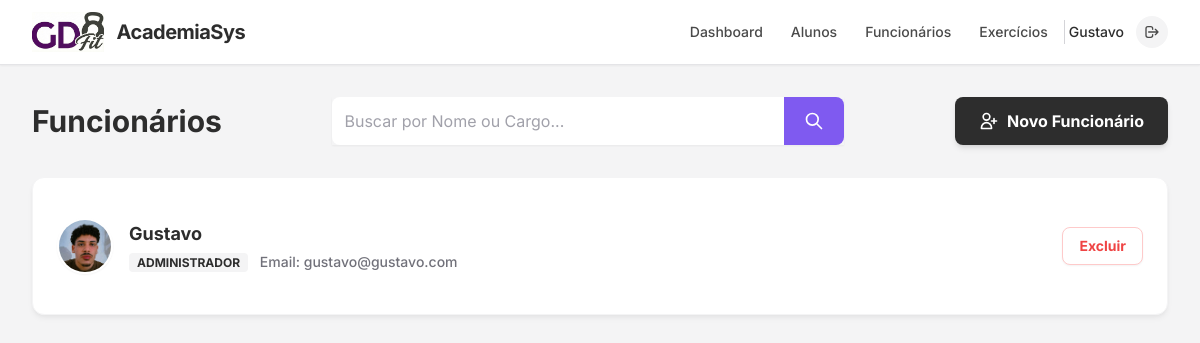
The app's page /funcionarios (signed in) with its own data.
### app.py (models this page shows, shortened)
class Funcionario(db.Model, UserMixin):
    __tablename__ = 'funcionarios'
    id = db.Column(db.Integer, primary_key=True)
    nome = db.Column(db.String(100), nullable=False)
    foto = db.Column(db.String(100), nullable=True, default='default.png')
    senha_hash = db.Column(db.String(200), nullable=True)
    cargo = db.Column(db.String(50), nullable=False)
    cref = db.Column(db.String(20), unique=True, nullable=True)
    endereco = db.Column(db.String(200), nullable=True)
    cidade = db.Column(db.String(100), nullable=True)
    estado = db.Column(db.String(2), nullable=True)
    cep = db.Column(db.String(9), nullable=True)
    telefone = db.Column(db.String(20), nullable=True)
    email = db.Column(db.String(100), unique=True, nullable=True)
    data_admissao = db.Column(db.String(10), nullable=True)
    treinos = db.relationship('Treino', back_populates='funcionario', lazy=True)
    @property
    def tipo_usuario(self):
        return 'Funcionario'

### app.py (the view)
@app.route('/funcionarios')
@login_required
def lista_funcionarios():
    if current_user.tipo_usuario != 'Funcionario':
        return redirect(url_for('index'))
    search = request.args.get('q')
    if search:
        funcionarios = Funcionario.query.filter(
            or_(Funcionario.nome.contains(search), Funcionario.cargo.contains(search))
        ).order_by(Funcionario.nome).all()
    else:
        funcionarios = Funcionario.query.order_by(Funcionario.nome).all()
    return render_template('lista_funcionarios.html', funcionarios=funcionarios)

### app.py (called while the page is built)
@login_manager.user_loader
def load_user(user_id):
    if user_id.startswith('func_'):
        id_real = int(user_id.split('_')[1])
        return Funcionario.query.get(id_real)
    elif user_id.startswith('aluno_'):
        id_real = int(user_id.split('_')[1])
        return Aluno.query.get(id_real)
    return None

### templates/lista_funcionarios.html (shortened to what this page needs)
{% extends 'base.html' %}
{% block content %}
<div class="max-w-6xl mx-auto">
    <div class="flex flex-col md:flex-row justify-between items-center mb-8 gap-4">
        <h1 class="text-3xl font-bold text-dark">Funcionários</h1>
        <div class="flex-grow max-w-lg w-full shadow-sm">
            <form action="{{ url_for('lista_funcionarios') }}" method="GET" class="flex">
                <input type="text" name="q" placeholder="Buscar por Nome ou Cargo..." class="w-full border-gray-200 rounded-l-lg p-3 focus:outline-none focus:ring-2 focus:ring-primary focus:border-transparent transition" value="{{ request.args.get('q', '') }}">
                <button type="submit" class="bg-primary text-white px-5 rounded-r-lg hover:bg-primary-hover transition-colors flex items-center justify-center">
                    <svg xmlns="http://www.w3.org/2000/svg" class="h-5 w-5" fill="none" viewBox="0 0 24 24" stroke="currentColor">
                        <path stroke-linecap="round" stroke-linejoin="round" stroke-width="2" d="M21 21l-6-6m2-5a7 7 0 11-14 0 7 7 0 0114 0z" />
                    </svg>
                </button>
            </form>
        </div>
        <a href="{{ url_for('novo_funcionario') }}" class="bg-dark text-white font-bold py-3 px-6 rounded-lg hover:bg-gray-700 transition-colors whitespace-nowrap shadow-md hover:shadow-lg flex items-center gap-2">
            <svg xmlns="http://www.w3.org/2000/svg" class="h-5 w-5" fill="none" viewBox="0 0 24 24" stroke="currentColor">
                <path stroke-linecap="round" stroke-linejoin="round" stroke-width="2" d="M18 9v3m0 0v3m0-3h3m-3 0h-3m-2-5a4 4 0 11-8 0 4 4 0 018 0zM3 20a6 6 0 0112 0v1H3v-1z" />
            </svg>
            Novo Funcionário
        </a>
    </div>
    <div class="bg-white p-6 shadow-card rounded-xl border border-gray-100">
        <ul class="divide-y divide-gray-100">
            {% for func in funcionarios %}
                <li class="py-4 flex items-center hover:bg-gray-50 transition rounded-lg px-2 -mx-2">
                    <img src="{{ url_for('static', filename='uploads/' + func.foto) }}" alt="Foto de {{ func.nome }}" class="w-14 h-14 rounded-full object-cover mr-4 border-2 border-white shadow-sm">
                    <div class="flex-grow">
                        <a href="{{ url_for('perfil_funcionario', funcionario_id=func.id) }}" class="group">
                            <p class="font-bold text-lg text-dark group-hover:text-primary transition">{{ func.nome }}</p>
                        </a>
                        <p class="text-sm text-gray-500 font-medium mt-1">
                            <span class="bg-gray-100 text-dark px-2 py-0.5 rounded text-xs uppercase font-bold mr-2">{{ func.cargo }}</span>
                            Email: {{ func.email or 'N/A' }}
                        </p>
                    </div>
                    <form action="{{ url_for('excluir_funcionario', funcionario_id=func.id) }}" method="post" class="ml-4" onsubmit="return confirm('Tem certeza?');">
                        <button type="submit" class="bg-white text-red-500 hover:bg-red-50 hover:text-red-700 border border-red-200 font-bold py-2 px-4 rounded-lg text-sm transition shadow-sm">
                            Excluir
                        </button>
                    </form>
                </li>
            {% endfor %}
        </ul>
    </div>
</div>
{% endblock %}

### templates/base.html (shortened to what this page needs)
<!DOCTYPE html>
<html lang="pt-br">
<head>
    <script src="https://cdn.tailwindcss.com"></script>
</head>
<body class="bg-gray-100 text-dark font-sans">
    {% if current_user.is_authenticated %}
    <nav class="bg-white border-b border-gray-200 shadow-sm sticky top-0 z-50">
        <div class="max-w-7xl mx-auto px-4 sm:px-6 lg:px-8">
            <div class="flex justify-between h-16">
                <div class="flex items-center">
                    <a href="{{ url_for('index') }}" class="flex items-center gap-3 hover:opacity-90 transition">
                        <img src="{{ url_for('static', filename='logo.png') }}" alt="Logo" class="h-10 w-auto object-contain">
                        <span class="font-bold text-xl tracking-tight text-dark">AcademiaSys</span>
                    </a>
                </div>
                <div class="flex items-center space-x-1">
                    {% if current_user.tipo_usuario == 'Funcionario' %}
                        <a href="{{ url_for('index') }}" class="px-3 py-2 rounded-md text-sm font-medium text-dark-light hover:text-primary hover:bg-primary-light transition">Dashboard</a>
                        <a href="{{ url_for('lista_alunos') }}" class="px-3 py-2 rounded-md text-sm font-medium text-dark-light hover:text-primary hover:bg-primary-light transition">Alunos</a>
                        <a href="{{ url_for('lista_funcionarios') }}" class="px-3 py-2 rounded-md text-sm font-medium text-dark-light hover:text-primary hover:bg-primary-light transition">Funcionários</a>
                        <a href="{{ url_for('lista_exercicios') }}" class="px-3 py-2 rounded-md text-sm font-medium text-dark-light hover:text-primary hover:bg-primary-light transition">Exercícios</a>
                    {% endif %}
                    <div class="flex items-center gap-3">
                        <span class="text-sm font-medium text-dark hidden md:block">{{ current_user.nome.split()[0] }}</span>
                        <a href="{{ url_for('logout') }}" class="group flex items-center justify-center w-8 h-8 rounded-full bg-gray-100 text-dark-light hover:bg-red-500 hover:text-white transition" title="Sair">
                            <svg xmlns="http://www.w3.org/2000/svg" class="h-4 w-4" fill="none" viewBox="0 0 24 24" stroke="currentColor">
                                <path stroke-linecap="round" stroke-linejoin="round" stroke-width="2" d="M17 16l4-4m0 0l-4-4m4 4H7m6 4v1a3 3 0 01-3 3H6a3 3 0 01-3-3V7a3 3 0 013-3h4a3 3 0 013 3v1" />
                            </svg>
                        </a>
                    </div>
                </div>
            </div>
        </div>
    </nav>
    {% endif %}
    <main class="max-w-7xl mx-auto px-4 sm:px-6 lg:px-8 py-8">
        {% block content %}{% endblock %}
    </main>
</body>
</html>

### templates/base.html (style rules this page uses)
body { font-family: 'Inter', sans-serif; }

### records on screen
Funcionario: nome "Gustavo", foto (picture), cargo "ADMINISTRADOR", email "gustavo@gustavo.com"
